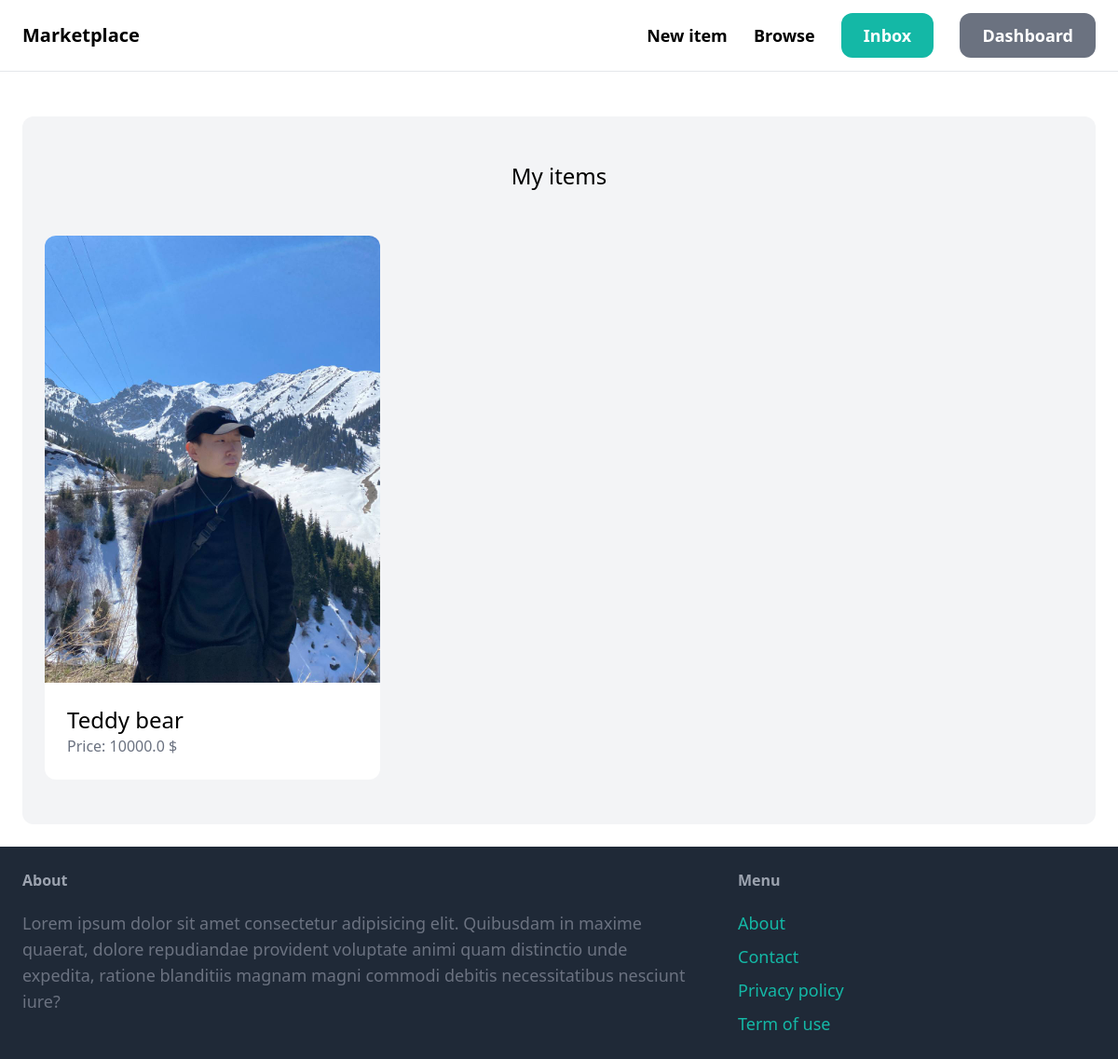
The page /dashboard/ (signed in) on the database its author committed.
### item/models.py (models this page shows, shortened)
class Item(models.Model):
    category = models.ForeignKey(Category, related_name='items', on_delete=models.CASCADE)
    name = models.CharField(max_length=250)
    description = models.TextField(blank=True, null=True)
    price = models.FloatField()
    image = models.ImageField(upload_to='item_images', blank=True, null=True)
    is_sold = models.BooleanField(default=False)
    created_by = models.ForeignKey(User, related_name='items', on_delete=models.CASCADE)
    created_at = models.DateTimeField(auto_now_add=True)

### dashboard/views.py (the view)
# urls.py: path('', views.index, name='index'),
@login_required
def index(request):
    items = Item.objects.filter(created_by=request.user)
    return render(request, 'dashboard/index.html', {
        'items': items
    })

### templates/dashboard/index.html (shortened to what this page needs)
{% extends 'core/base.html' %}
{% block content %}
    <div class="mt-6 px-6 py-12 bg-gray-100 rounded-xl">
        <h2 class="mb-12 text-2xl text-center">My items</h2>
        <div class="grid grid-cols-3 gap-3">
            {% for item in items %}
                <div>
                    <a href="{% url 'item:detail' item.id %}">
                        <div>
                            <img src="{{ item.image.url }}" class="rounded-t-xl" alt="">
                        </div>
                        <div class="p-6 bg-white rounded-b-xl">
                            <h2 class="text-2xl"> {{ item.name }}</h2>
                            <p class="text-gray-500">Price: {{ item.price }} $</p>
                        </div>
                    </a>
                </div>
            {% endfor %}
        </div>
    </div>
{% endblock content %}

### rows shown on the page
Item: image (picture), name "Teddy bear", price "10000.0"
